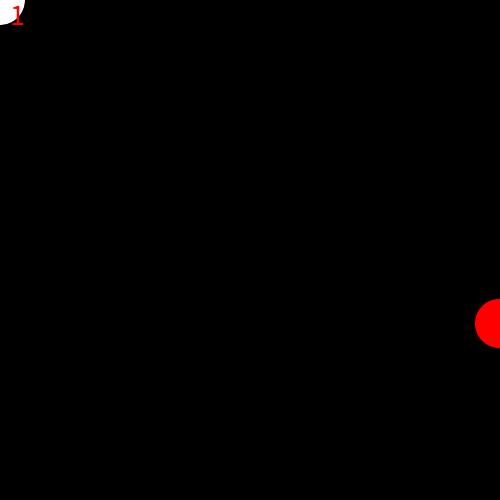
Frame 1 (no input)
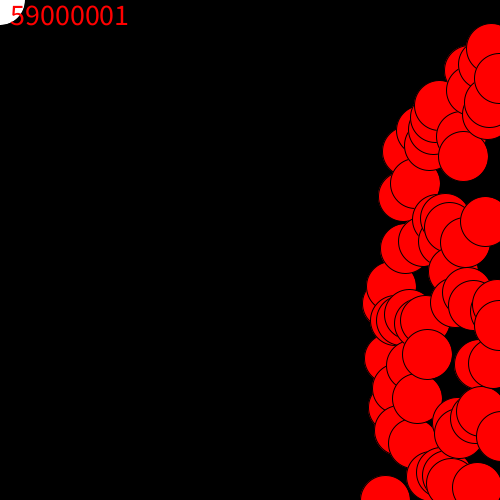
Frame 60 (the mouse pressed at the canvas centre just before this capture)
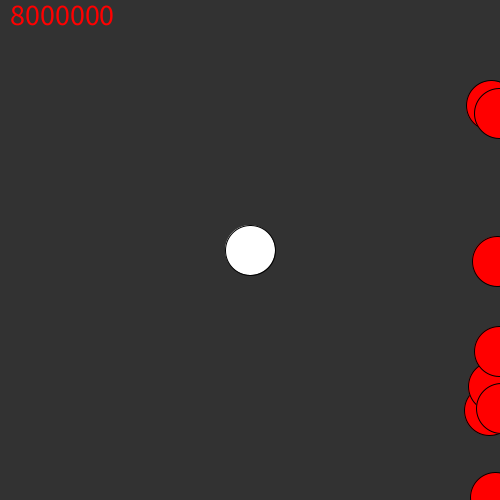
Frame 120 (the mouse held since frame 60 and released just before this capture)

The Processing sketch that drew these frames (run headless with seeded random() and noise(); from frame 60 on, the mouse is pressed at the canvas centre):

// Processing sketch: processing_181832
// ── processing_181832.pde

PlayerBall player = new PlayerBall(); 
ArrayList<BadBall> BadBalls = new ArrayList<BadBall>();
int timer = 10000;
int backColor = 0;
int numberofballs = 1;
void setup() {

  size(500, 500);
  BadBalls.add(new BadBall());
}

void draw() {
  background(backColor);
  fill(255);
  player.position.x = mouseX;
  player.position.y = mouseY;


  ellipse(player.position.x, player.position.y, 50, 50);
  fill(255, 0, 0);
  for (BadBall ball : BadBalls) {

    ellipse(ball.position.x, ball.position.y, 50, 50);
    ball.update();
  }
  player.update();
  textSize(30);
  //display number of balls
  text(str(numberofballs), 10, 25);

if(checkCollision(BadBalls)){
 reset(); 
  backColor = backColor + 50;
}

  if (timer  > 100) {
    BadBalls.add(new BadBall());
    timer =0;
numberofballs = numberofballs + 1000000;
}


  timer = timer + 1000000000;
}






void reset(){
timer=0;
numberofballs =0;
BadBalls = null;
BadBalls = new ArrayList<BadBall>();

}



class BadBall {
  PVector position;
  PVector velocity;
  PVector acceleration;
  float r = 25;

  public BadBall() {
    position = new PVector(width-1, random(height));
    acceleration = new PVector(0, 0);
    velocity = new PVector(2, 3);
  }



  public void update() {
    position.add(velocity);
    velocity.add(acceleration);
    if (position.x <0 || position.x > width) {
      bounceX();
    }
    if (position.y <0 || position.y > height) {
      bounceY();
    }
  }
  public void bounceX() {
    velocity.x= -velocity.x;
  }

  public void bounceY() {
    velocity.y = -velocity.y;
  }
}


class PlayerBall {
  PVector position;
  PVector velocity;
  PVector acceleration;
  float r = 25;

  public PlayerBall() {
    position = new PVector(50, 50); 
    acceleration = new PVector(0, 0);
    velocity = new PVector(2, 3);
  }



  public void update() {
    position.add(velocity);
    velocity.add(acceleration);
    if (player.position.x <0 || player.position.x > width) {
      player.bounceX();
    }
    if (player.position.y <0 || player.position.y > height) {
      player.bounceY();
    }
  }
  public void bounceX() {
    velocity.x= -velocity.x;
  }

  public void bounceY() {
    velocity.y = -velocity.y;
  }
}

boolean checkCollision(ArrayList<BadBall> BadBall) {
  for (BadBall a : BadBall) {
    PVector dist = PVector.sub(a.position, player.position);
    if (dist.mag() < a.r + player.r/2) {
      //DO COLLISION STUFF;
      return true;
    }
  }
  return false;
}

void mouseClicked() {
  PVector mouse = new PVector(mouseX, mouseY);
  PVector dist = PVector.sub(mouse, player.position); 
  dist.mult(0.01);
  player.velocity.add(dist);
}
